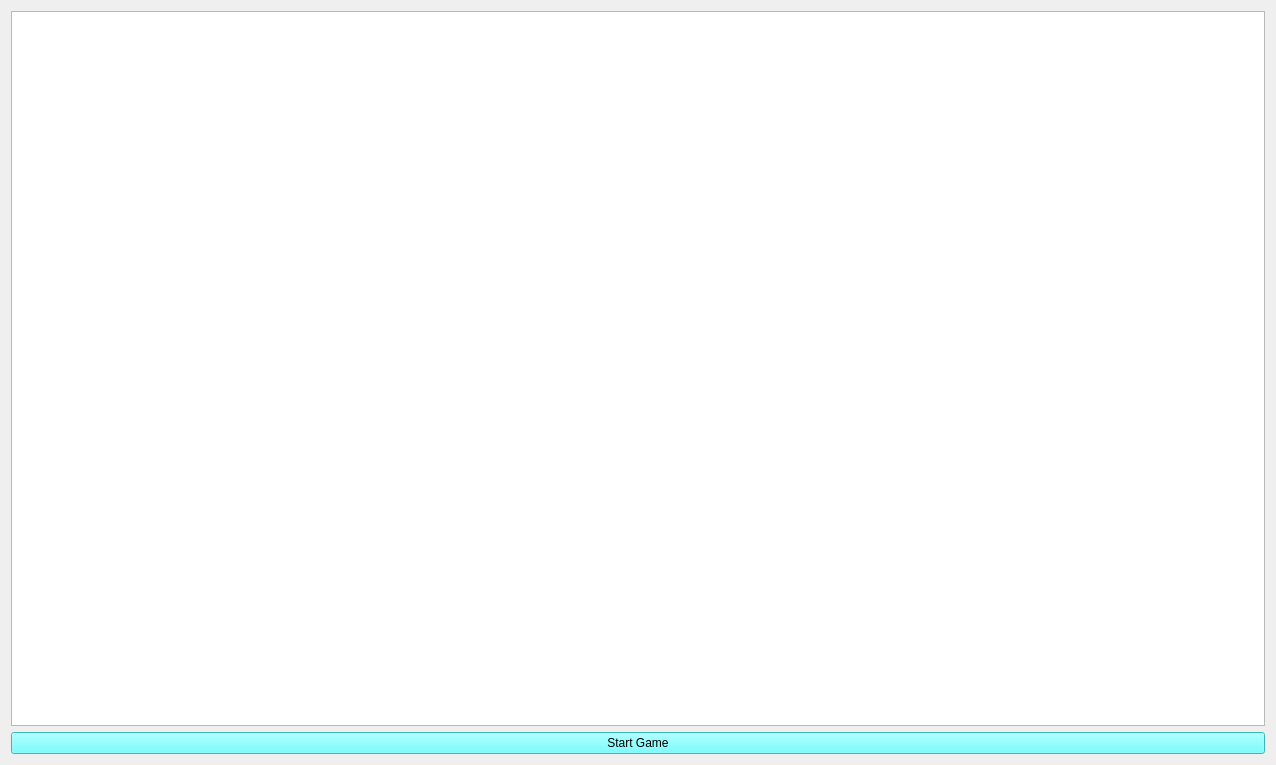
<?xml version="1.0" encoding="UTF-8"?>
<ui version="4.0">
 <class>Widget</class>
 <widget class="QWidget" name="Widget">
  <property name="geometry">
   <rect>
    <x>0</x>
    <y>0</y>
    <width>1276</width>
    <height>765</height>
   </rect>
  </property>
  <property name="windowTitle">
   <string>Widget</string>
  </property>
  <property name="styleSheet">
   <string notr="true"/>
  </property>
  <layout class="QVBoxLayout" name="verticalLayout">
   <item>
    <widget class="QGraphicsView" name="graphicsView"/>
   </item>
   <item>
    <widget class="QPushButton" name="startGameButton">
     <property name="styleSheet">
      <string notr="true"> background-color:rgb(85, 255, 255);
font: 9pt &quot;Snap ITC&quot;;</string>
     </property>
     <property name="text">
      <string>Start Game</string>
     </property>
    </widget>
   </item>
  </layout>
 </widget>
 <resources/>
 <connections/>
</ui>
